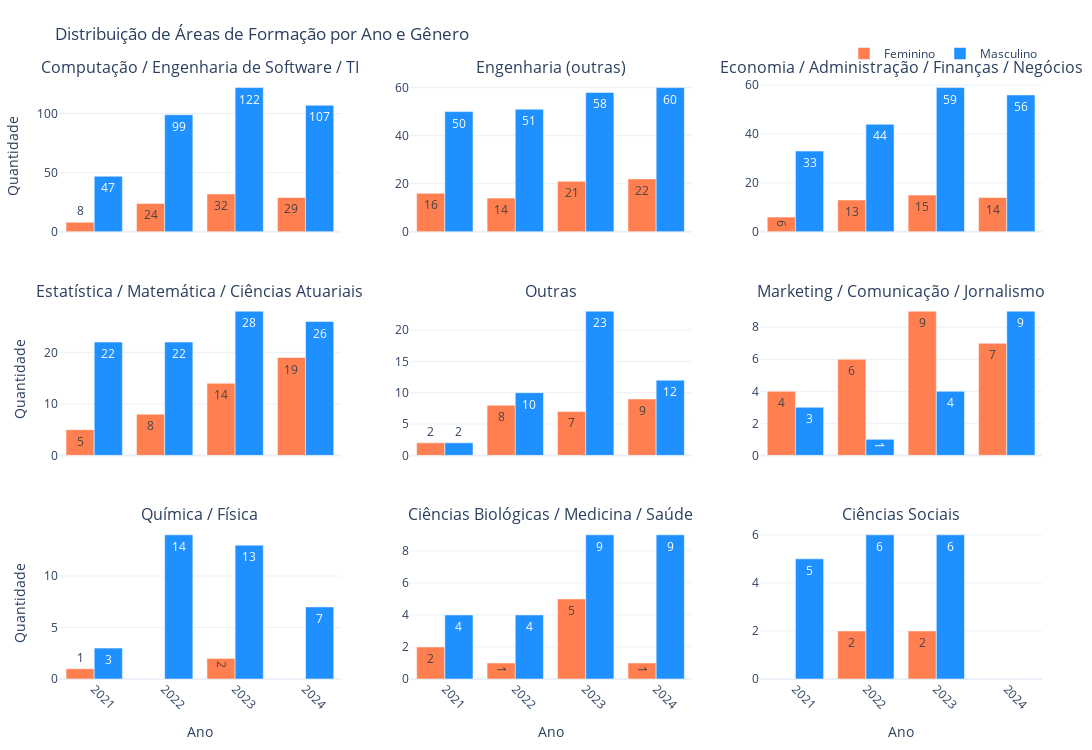

Write notebook code for a chart like this one.
### Code cell
# distribuição area formação x genero

df = df_rj[df_rj['area_formacao'] != "Não classificado"].copy()

df_contagem = df.groupby(['area_formacao', 'ano_pesquisa', 'genero']).size().reset_index(name='contagem')


cores = {"Masculino": "#1E90FF", "Feminino": "#FF7F50"}


areas_unicas = df_contagem.groupby('area_formacao')['contagem'].sum().sort_values(ascending=False).index.tolist()
anos = sorted(df_contagem['ano_pesquisa'].unique())
generos = ["Feminino", "Masculino"]


n_cols = 3  
n_rows = -(-len(areas_unicas) // n_cols)  


fig = make_subplots(
    rows=n_rows, 
    cols=n_cols,
    subplot_titles=areas_unicas,
    shared_xaxes=True,
    horizontal_spacing=0.07,
    vertical_spacing=0.12
)


for i, area in enumerate(areas_unicas):
    row = i // n_cols + 1
    col = i % n_cols + 1
    
    for genero in generos:
        df_filtrado = df_contagem[(df_contagem['area_formacao'] == area) & 
                                  (df_contagem['genero'] == genero)]
        
        x_anos = []
        y_contagens = []
        
        for ano in anos:
            df_ano = df_filtrado[df_filtrado['ano_pesquisa'] == ano]
            y_contagens.append(df_ano['contagem'].values[0] if not df_ano.empty else 0)
            x_anos.append(ano)
        
        fig.add_trace(
            go.Bar(
                x=x_anos,
                y=y_contagens,
                name=genero,
                marker_color=cores[genero],
                text=y_contagens,
                textposition='auto',
                showlegend=i == 0
            ),
            row=row, col=col
        )

fig.update_layout(
    title='Distribuição de Áreas de Formação por Ano e Gênero',
    height=min(1000, n_rows * 250),
    width=1200,
    template='plotly_white',
    barmode='group',
    legend=dict(orientation="h", yanchor="bottom", y=1.02, xanchor="right", x=1),
    margin=dict(t=80, b=50, l=50, r=50)
)


for i in range(1, n_rows + 1):
    for j in range(1, n_cols + 1):
        if (i-1) * n_cols + j <= len(areas_unicas):
            fig.update_xaxes(title_text="Ano" if i == n_rows else "", tickangle=45, row=i, col=j)
            if j == 1:
                fig.update_yaxes(title_text="Quantidade", row=i, col=j)

fig.show()

### Figure 1 — Plotly figure (JSON) as saved in the notebook; plotly's stock layout.template omitted (floating-point values rounded to 4 significant figures)
{"data": [{"marker": {"color": "#FF7F50"}, "name": "Feminino", "showlegend": true, "text": ["8", "24", "32", "29"], "textposition": "auto", "type": "bar", "x": ["2021", "2022", "2023", "2024"], "xaxis": "x", "y": [8, 24, 32, 29], "yaxis": "y"}, {"marker": {"color": "#1E90FF"}, "name": "Masculino", "showlegend": true, "text": ["47", "99", "122", "107"], "textposition": "auto", "type": "bar", "x": ["2021", "2022", "2023", "2024"], "xaxis": "x", "y": [47, 99, 122, 107], "yaxis": "y"}, {"marker": {"color": "#FF7F50"}, "name": "Feminino", "showlegend": false, "text": ["16", "14", "21", "22"], "textposition": "auto", "type": "bar", "x": ["2021", "2022", "2023", "2024"], "xaxis": "x2", "y": [16, 14, 21, 22], "yaxis": "y2"}, {"marker": {"color": "#1E90FF"}, "name": "Masculino", "showlegend": false, "text": ["50", "51", "58", "60"], "textposition": "auto", "type": "bar", "x": ["2021", "2022", "2023", "2024"], "xaxis": "x2", "y": [50, 51, 58, 60], "yaxis": "y2"}, {"marker": {"color": "#FF7F50"}, "name": "Feminino", "showlegend": false, "text": ["6", "13", "15", "14"], "textposition": "auto", "type": "bar", "x": ["2021", "2022", "2023", "2024"], "xaxis": "x3", "y": [6, 13, 15, 14], "yaxis": "y3"}, {"marker": {"color": "#1E90FF"}, "name": "Masculino", "showlegend": false, "text": ["33", "44", "59", "56"], "textposition": "auto", "type": "bar", "x": ["2021", "2022", "2023", "2024"], "xaxis": "x3", "y": [33, 44, 59, 56], "yaxis": "y3"}, {"marker": {"color": "#FF7F50"}, "name": "Feminino", "showlegend": false, "text": ["5", "8", "14", "19"], "textposition": "auto", "type": "bar", "x": ["2021", "2022", "2023", "2024"], "xaxis": "x4", "y": [5, 8, 14, 19], "yaxis": "y4"}, {"marker": {"color": "#1E90FF"}, "name": "Masculino", "showlegend": false, "text": ["22", "22", "28", "26"], "textposition": "auto", "type": "bar", "x": ["2021", "2022", "2023", "2024"], "xaxis": "x4", "y": [22, 22, 28, 26], "yaxis": "y4"}, {"marker": {"color": "#FF7F50"}, "name": "Feminino", "showlegend": false, "text": ["2", "8", "7", "9"], "textposition": "auto", "type": "bar", "x": ["2021", "2022", "2023", "2024"], "xaxis": "x5", "y": [2, 8, 7, 9], "yaxis": "y5"}, {"marker": {"color": "#1E90FF"}, "name": "Masculino", "showlegend": false, "text": ["2", "10", "23", "12"], "textposition": "auto", "type": "bar", "x": ["2021", "2022", "2023", "2024"], "xaxis": "x5", "y": [2, 10, 23, 12], "yaxis": "y5"}, {"marker": {"color": "#FF7F50"}, "name": "Feminino", "showlegend": false, "text": ["4", "6", "9", "7"], "textposition": "auto", "type": "bar", "x": ["2021", "2022", "2023", "2024"], "xaxis": "x6", "y": [4, 6, 9, 7], "yaxis": "y6"}, {"marker": {"color": "#1E90FF"}, "name": "Masculino", "showlegend": false, "text": ["3", "1", "4", "9"], "textposition": "auto", "type": "bar", "x": ["2021", "2022", "2023", "2024"], "xaxis": "x6", "y": [3, 1, 4, 9], "yaxis": "y6"}, {"marker": {"color": "#FF7F50"}, "name": "Feminino", "showlegend": false, "text": ["1", "0", "2", "0"], "textposition": "auto", "type": "bar", "x": ["2021", "2022", "2023", "2024"], "xaxis": "x7", "y": [1, 0, 2, 0], "yaxis": "y7"}, {"marker": {"color": "#1E90FF"}, "name": "Masculino", "showlegend": false, "text": ["3", "14", "13", "7"], "textposition": "auto", "type": "bar", "x": ["2021", "2022", "2023", "2024"], "xaxis": "x7", "y": [3, 14, 13, 7], "yaxis": "y7"}, {"marker": {"color": "#FF7F50"}, "name": "Feminino", "showlegend": false, "text": ["2", "1", "5", "1"], "textposition": "auto", "type": "bar", "x": ["2021", "2022", "2023", "2024"], "xaxis": "x8", "y": [2, 1, 5, 1], "yaxis": "y8"}, {"marker": {"color": "#1E90FF"}, "name": "Masculino", "showlegend": false, "text": ["4", "4", "9", "9"], "textposition": "auto", "type": "bar", "x": ["2021", "2022", "2023", "2024"], "xaxis": "x8", "y": [4, 4, 9, 9], "yaxis": "y8"}, {"marker": {"color": "#FF7F50"}, "name": "Feminino", "showlegend": false, "text": ["0", "2", "2", "0"], "textposition": "auto", "type": "bar", "x": ["2021", "2022", "2023", "2024"], "xaxis": "x9", "y": [0, 2, 2, 0], "yaxis": "y9"}, {"marker": {"color": "#1E90FF"}, "name": "Masculino", "showlegend": false, "text": ["5", "6", "6", "0"], "textposition": "auto", "type": "bar", "x": ["2021", "2022", "2023", "2024"], "xaxis": "x9", "y": [5, 6, 6, 0], "yaxis": "y9"}], "layout": {"annotations": [{"font": {"size": 16}, "showarrow": false, "text": "Computação / Engenharia de Software / TI", "x": 0.1433, "xanchor": "center", "xref": "paper", "y": 1, "yanchor": "bottom", "yref": "paper"}, {"font": {"size": 16}, "showarrow": false, "text": "Engenharia (outras)", "x": 0.5, "xanchor": "center", "xref": "paper", "y": 1, "yanchor": "bottom", "yref": "paper"}, {"font": {"size": 16}, "showarrow": false, "text": "Economia / Administração / Finanças / Negócios", "x": 0.8567, "xanchor": "center", "xref": "paper", "y": 1, "yanchor": "bottom", "yref": "paper"}, {"font": {"size": 16}, "showarrow": false, "text": "Estatística / Matemática / Ciências Atuariais", "x": 0.1433, "xanchor": "center", "xref": "paper", "y": 0.6267, "yanchor": "bottom", "yref": "paper"}, {"font": {"size": 16}, "showarrow": false, "text": "Outras", "x": 0.5, "xanchor": "center", "xref": "paper", "y": 0.6267, "yanchor": "bottom", "yref": "paper"}, {"font": {"size": 16}, "showarrow": false, "text": "Marketing / Comunicação / Jornalismo", "x": 0.8567, "xanchor": "center", "xref": "paper", "y": 0.6267, "yanchor": "bottom", "yref": "paper"}, {"font": {"size": 16}, "showarrow": false, "text": "Química / Física", "x": 0.1433, "xanchor": "center", "xref": "paper", "y": 0.2533, "yanchor": "bottom", "yref": "paper"}, {"font": {"size": 16}, "showarrow": false, "text": "Ciências Biológicas / Medicina / Saúde", "x": 0.5, "xanchor": "center", "xref": "paper", "y": 0.2533, "yanchor": "bottom", "yref": "paper"}, {"font": {"size": 16}, "showarrow": false, "text": "Ciências Sociais", "x": 0.8567, "xanchor": "center", "xref": "paper", "y": 0.2533, "yanchor": "bottom", "yref": "paper"}], "barmode": "group", "height": 750, "legend": {"orientation": "h", "x": 1, "xanchor": "right", "y": 1.02, "yanchor": "bottom"}, "margin": {"b": 50, "l": 50, "r": 50, "t": 80}, "title": {"text": "Distribuição de Áreas de Formação por Ano e Gênero"}, "width": 1200, "xaxis": {"anchor": "y", "domain": [0, 0.2867], "matches": "x7", "showticklabels": false, "tickangle": 45, "title": {"text": ""}}, "xaxis2": {"anchor": "y2", "domain": [0.3567, 0.6433], "matches": "x8", "showticklabels": false, "tickangle": 45, "title": {"text": ""}}, "xaxis3": {"anchor": "y3", "domain": [0.7133, 1], "matches": "x9", "showticklabels": false, "tickangle": 45, "title": {"text": ""}}, "xaxis4": {"anchor": "y4", "domain": [0, 0.2867], "matches": "x7", "showticklabels": false, "tickangle": 45, "title": {"text": ""}}, "xaxis5": {"anchor": "y5", "domain": [0.3567, 0.6433], "matches": "x8", "showticklabels": false, "tickangle": 45, "title": {"text": ""}}, "xaxis6": {"anchor": "y6", "domain": [0.7133, 1], "matches": "x9", "showticklabels": false, "tickangle": 45, "title": {"text": ""}}, "xaxis7": {"anchor": "y7", "domain": [0, 0.2867], "tickangle": 45, "title": {"text": "Ano"}}, "xaxis8": {"anchor": "y8", "domain": [0.3567, 0.6433], "tickangle": 45, "title": {"text": "Ano"}}, "xaxis9": {"anchor": "y9", "domain": [0.7133, 1], "tickangle": 45, "title": {"text": "Ano"}}, "yaxis": {"anchor": "x", "domain": [0.7467, 1], "title": {"text": "Quantidade"}}, "yaxis2": {"anchor": "x2", "domain": [0.7467, 1]}, "yaxis3": {"anchor": "x3", "domain": [0.7467, 1]}, "yaxis4": {"anchor": "x4", "domain": [0.3733, 0.6267], "title": {"text": "Quantidade"}}, "yaxis5": {"anchor": "x5", "domain": [0.3733, 0.6267]}, "yaxis6": {"anchor": "x6", "domain": [0.3733, 0.6267]}, "yaxis7": {"anchor": "x7", "domain": [0, 0.2533], "title": {"text": "Quantidade"}}, "yaxis8": {"anchor": "x8", "domain": [0, 0.2533]}, "yaxis9": {"anchor": "x9", "domain": [0, 0.2533]}}}
